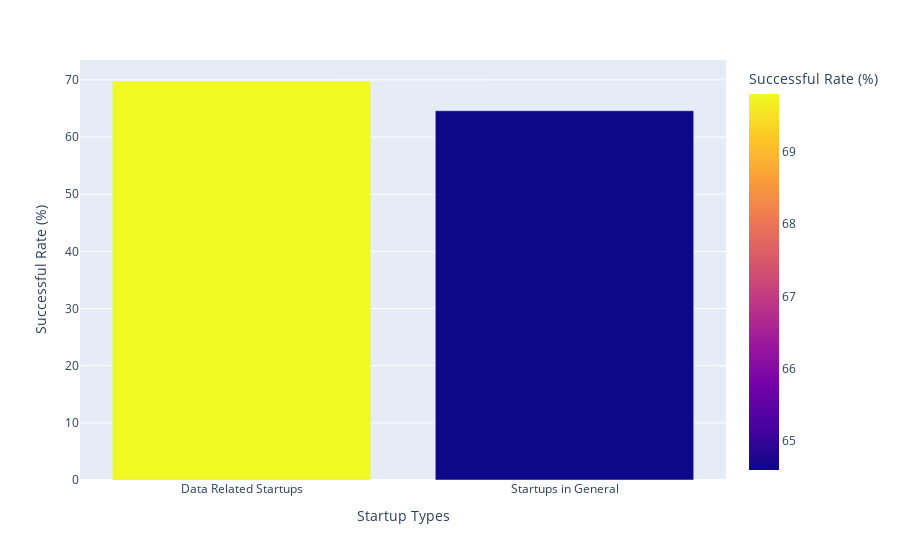

The notebook cell saved with this chart:
### Code cell
# Compare the success rate of all startups and data-related startups
startupsuccess_df = pd.DataFrame({'startuptypes': ['Data Related Startups', 'Startups in General'],
                                'successfulrate': [69.8, 64.6]})
fig = px.bar(startupsuccess_df, x='startuptypes', y='successfulrate', color='successfulrate',
            labels={'successfulrate':'Successful Rate (%)', 'startuptypes': "Startup Types"})
fig.show()

### Figure 1 — Plotly figure (JSON) as saved in the notebook; plotly's stock layout.template omitted (floating-point values rounded to 4 significant figures)
{"data": [{"alignmentgroup": "True", "hovertemplate": "Startup Types=%{x}<br>Successful Rate (%)=%{marker.color}<extra></extra>", "legendgroup": "", "marker": {"color": [69.8, 64.6], "coloraxis": "coloraxis"}, "name": "", "offsetgroup": "", "orientation": "v", "showlegend": false, "textposition": "auto", "type": "bar", "x": ["Data Related Startups", "Startups in General"], "xaxis": "x", "y": [69.8, 64.6], "yaxis": "y"}], "layout": {"barmode": "relative", "coloraxis": {"colorbar": {"title": {"text": "Successful Rate (%)"}}, "colorscale": [[0, "#0d0887"], [0.1111, "#46039f"], [0.2222, "#7201a8"], [0.3333, "#9c179e"], [0.4444, "#bd3786"], [0.5556, "#d8576b"], [0.6667, "#ed7953"], [0.7778, "#fb9f3a"], [0.8889, "#fdca26"], [1, "#f0f921"]]}, "legend": {"tracegroupgap": 0}, "margin": {"t": 60}, "xaxis": {"anchor": "y", "domain": [0, 1], "title": {"text": "Startup Types"}}, "yaxis": {"anchor": "x", "domain": [0, 1], "title": {"text": "Successful Rate (%)"}}}}
